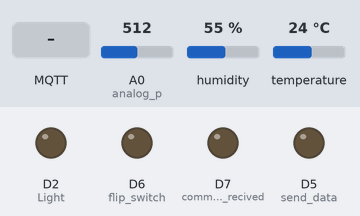
A sketch run on a simulated ESP8266 (NodeMCU). On the bench: output pins drawn as LEDs (lit = HIGH). The test bench sets the inputs (shaded band); at power-on: A0 (analog_p) = 512, humidity 55 %, temperature 24 °C. WiFi joins after 1.5 s; servers stay silent unless stated; network time is answered at once with the bench clock; random numbers use the default seed unless the sketch sets one; no MQTT or app messages arrive unless stated; what the sketch prints to the serial monitor is not drawn.

Above: at 2.7 s.
2.8 s: MQTT message "1" arrives on the first subscribed topic
At 3.7 s:
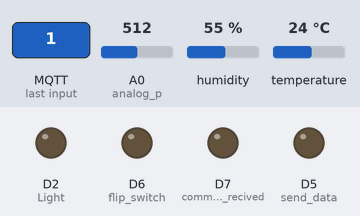
4.4 s: MQTT message "on" arrives on the first subscribed topic
At 4.9 s:
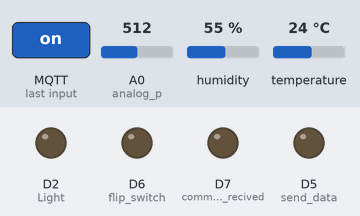
5.9 s: MQTT message "off" arrives on the first subscribed topic
At 7.2 s:
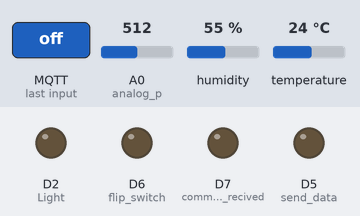
7.5 s: A0 (analog_p) set to 583
11.2 s: A0 (analog_p) set to 616
At 21.2 s:
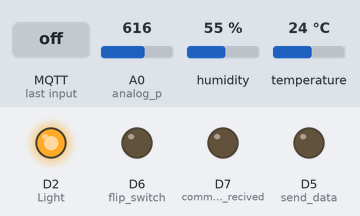
21.5 s: MQTT message "2" arrives on the first subscribed topic
At 22.7 s:
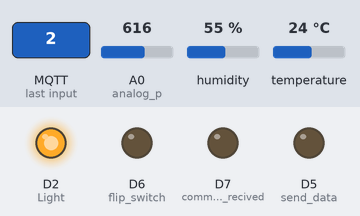
Timing chart, 0 to 24.1 s (numbered marks = the images above; inputs shaded):
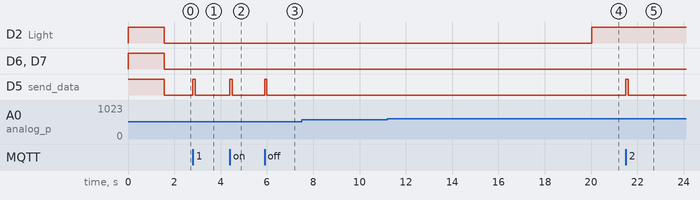

Measured:
- the behaviour switches between 600 and 601 on A0 (analog_p) (found by bisection; images 3 and 4)
- after the input at 2.8 s, D5 (send_data): LOW → HIGH at once, → LOW 0.10 s later
- after the input at 4.4 s, D5 (send_data): LOW → HIGH at once, → LOW 0.10 s later
- after the input at 5.9 s, D5 (send_data): LOW → HIGH at once, → LOW 0.10 s later
- after the input at 7.5 s, every drawn part: stays the same
- after the input at 11.2 s, D2 (Light): LOW → HIGH after 8.8 s
- after the input at 21.5 s, D5 (send_data): LOW → HIGH at once, → LOW 0.10 s later

The sketch:

NodeCode.ino
```cpp
#include <ESP8266WiFi.h>
#include <PubSubClient.h>
#include <NTPClient.h>
#include <WiFiUdp.h>
#include "DHT.h"

#define DHTTYPE DHT11
#define DHTPIN D3
DHT dht(D3, DHTTYPE);

#define NTP_OFFSET   0 //-21600            // In seconds
#define NTP_INTERVAL 60 * 1000    // In miliseconds
#define NTP_ADDRESS  "cronos.cenam.mx" //europe.pool.ntp.org
WiFiUDP ntpUDP;
NTPClient timeClient(ntpUDP, NTP_ADDRESS, NTP_OFFSET, NTP_INTERVAL);


// Update these with values suitable for your network.

const char* ssid = "INFINITUME7A2_2.4";
const char* password = "Z4M8b75pS8";
const char* mqtt_server = "broker.mqtt-dashboard.com";
const char* topico_salida = "tc1004b/g6";

const char* topico =  "tc1004b/g6/control";


WiFiClient espClient;
PubSubClient client(espClient);
unsigned long lastMsg = 0;
#define MSG_BUFFER_SIZE	(80)
char msg[MSG_BUFFER_SIZE];
int value = 0;

unsigned long ciclo1 = 0;
unsigned long ciclo2 = 0;
unsigned long ciclo3 = 0;
unsigned long ciclo4 = 0;


// We start by connecting to a WiFi network
void setup_wifi() {

  delay(10);
  Serial.println();
  Serial.print("Connecting to ");
  Serial.println(ssid);

  WiFi.mode(WIFI_STA);
  WiFi.begin(ssid, password);

  while (WiFi.status() != WL_CONNECTED) {
    delay(500);
    Serial.print(".");
  }

  randomSeed(micros());
  Serial.println("");
  Serial.println("WiFi connected");
  Serial.println("IP address: ");
  Serial.println(WiFi.localIP());
}

void callback(char* topico, byte* payload, unsigned int length) {
  Serial.print("callback funtion");
  Serial.print("Message arrived [");
  Serial.print(topico);
  Serial.print("] ");
  for (int i = 0; i < length; i++) {
    Serial.print((char)payload[i]);
  }
  Serial.println();
  digitalWrite(D5, HIGH);
  delay(100);
  digitalWrite(D5, LOW);

  char disp = ((char)payload[1]);
  char sens = ((char)payload[2]);
  char state = ((char)payload[3]);
  char user = ((char)payload[4]);

  Serial.println(sens);
  Serial.println(state);

                              // Switch on the LED if an 1 was received as first character
  if (disp == '1' && sens == '2' && state == '1') {
    Serial.print("turned on");
    digitalWrite(D6, LOW);
    snprintf (msg, MSG_BUFFER_SIZE, "{\"device\":\"1\",\"sensor\":\"%.c\",\"value\":%.c,\"user\":%.c ,\"action\":\"2\"}",(sens),(state),(user));
    Serial.print(msg);
    client.publish(topico_salida, msg);

  } else if (disp == '1' && sens == '2' && state == '2'){

    Serial.print("turned off");
    digitalWrite(D6, HIGH);    // Turn the LED off by making the voltage HIGH
    snprintf (msg, MSG_BUFFER_SIZE, "{\"device\":\"1\",\"sensor\":\"%.c\",\"value\":%.c,\"user\":%.c,\"action\":\"2\"}",(sens),(state),(user));
    Serial.print(msg);
    client.publish(topico_salida, msg);
  }
  //  Serial.println(msg);
}


//Aquí conecta o reconecta.
void reconnect() {
  // Loop until we're reconnected
  while (!client.connected()) {
    Serial.print("Attempting MQTT connection...");

    String clientId = "ESP8266Client-";
    clientId += String(random(0xffff), HEX);

    if (client.connect(clientId.c_str())) {
      Serial.println("connected");

      client.subscribe(topico);
//      client.publish(topico_salida, "hello world");


    } else {
      Serial.print("failed, rc=");
      Serial.print(client.state());
      Serial.println(" try again in 5 seconds");
      // Wait 5 seconds before retrying
      delay(5000);
    }
  }
}

void setup() {
//  pinMode(D1, OUTPUT);
  pinMode(D3, INPUT);      //temperature sensor
  pinMode(D5, OUTPUT);     //send data
  pinMode(D6, OUTPUT);     //flip switch
  pinMode(D7, OUTPUT);     //command recived
  pinMode(D2, OUTPUT);     //Light
//  PinMode(A0, INPUT);      //photo resistor


  digitalWrite(D5, HIGH);
  digitalWrite(D6, HIGH);
  digitalWrite(D7, HIGH);
  digitalWrite(D2, HIGH);

  Serial.begin(115200);
  dht.begin();
  timeClient.begin();
  //timeClient.setTimeOffset(-21600);

  setup_wifi();
  client.setServer(mqtt_server, 1883);
  client.setCallback(callback);
  if (!client.connected()) {
    reconnect();
  }
  digitalWrite(D5, LOW);
  digitalWrite(D6, LOW);
  digitalWrite(D7, LOW);
  digitalWrite(D2, LOW);
}

void proceso1() {
  int sensor_id  = 1;
  float t = dht.readTemperature();
//  Serial.print("Temperatura: ");
//  Serial.println(t);
    snprintf (msg, MSG_BUFFER_SIZE, "{\"device\":\"1\",\"sensor\":\"%.i\",\"valor\":%.2f,\"action\":\"1\"}",sensor_id, t);

//  Serial.println(msg);
  client.publish(topico_salida, msg);
}

void proceso2() {
  int sensor_id = 2;
  const int analog_p = A0;
  unsigned int analog_in = analogRead(analog_p);
  if(analog_in > 600){
    digitalWrite(D2,HIGH);
  }
  else{
    digitalWrite(D2,LOW);
  }

    snprintf (msg, MSG_BUFFER_SIZE, "{\"device\":\"1\",\"sensor\":\"%.i\",\"valor\":%d,\"action\":\"1\"}",sensor_id, ((1024-analog_in)*100)/(1024-50));

//  Serial.println(msg);

  client.publish(topico_salida, msg);
}

void proceso3() {
//  int count = 1;
  timeClient.update();
}


void proceso4() {
  int sensor_id = 3;
  float h = dht.readHumidity();
  snprintf (msg, MSG_BUFFER_SIZE, "{\"device\":\"1\",\"sensor\":\"%.i\",\"valor\":%.2f,\"action\":\"1\"}",sensor_id, h);

//  Serial.println(msg);
  client.publish(topico_salida, msg);
}


void loop() {

  if (!client.connected()) {
    reconnect();
  }
  client.loop();

  unsigned long now = millis();
  if (now - ciclo1 > 10000) {ciclo1 = now;proceso1();}
  if (now - ciclo2 > 10000) {ciclo2 = now;proceso2();}
  if (now - ciclo3 > 10000) {ciclo3 = now;proceso3();}
  if (now - ciclo4 > 10000) {ciclo4 = now;proceso4();}


}
```
